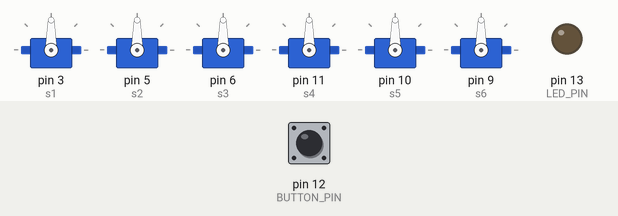
Recording of a sketch running on a simulated Arduino Uno, built with avr-gcc and run on an emulated ATmega328P. Parts: 6 × servo, output pins drawn as LEDs (lit = HIGH). Inputs (shaded band) come from the test bench; at power-on: pin 12 (BUTTON_PIN) LOW. Random numbers use the default seed unless the sketch sets one.

Above: at 1.2 s.
1.3 s: pin 12 (BUTTON_PIN) pulled HIGH for 3.2 s
At 7.3 s:
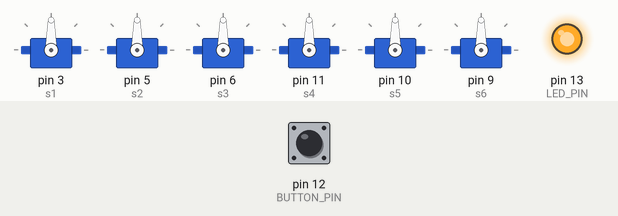
Timing chart, 0 to 13.4 s (numbered marks = the images above; inputs shaded):
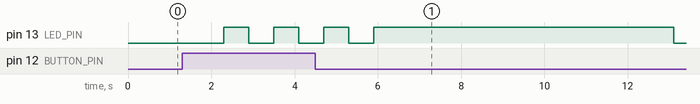

The sketch:

code.ino
```cpp
// C++ code
//
#include<Servo.h>

int BUTTON_PIN = 12;
int LED_PIN = 13;
Servo s1 ;
Servo s2 ;
Servo s3 ;
Servo s4 ;
Servo s5 ;
Servo s6 ;

void setup()
{
  	pinMode(BUTTON_PIN, INPUT);
  	pinMode(LED_PIN, OUTPUT);
	s1.attach(3);
	s2.attach(5);
	s3.attach(6);
	s4.attach(11);
	s5.attach(10);
	s6.attach(9);
	randomSeed(analogRead(A0));
	Serial.begin(9600);
}

void loop()
{
  	int s1_status=0;
	int s2_status=0;
	int s3_status=0;
	int s4_status=0;
	int s5_status=0;
	int s6_status=0;
	long randomNumber;
	int loopEnd  ;
	if(digitalRead(BUTTON_PIN)==1){
		delay(1000);
		if(digitalRead(BUTTON_PIN)==1){
       			digitalWrite(LED_PIN, HIGH);
  				delay(600);
  				digitalWrite(LED_PIN, LOW);
  				delay(600);
      			digitalWrite(LED_PIN, HIGH);
  				delay(600);
          		digitalWrite(LED_PIN, LOW);
  				delay(600);
      			digitalWrite(LED_PIN, HIGH);
  				delay(600);
          		digitalWrite(LED_PIN, LOW);
  				delay(600);
      			digitalWrite(LED_PIN, HIGH);
  				delay(600);

			while (false != loopEnd){
				randomNumber=random(1,7);
              	//digitalWrite(LED_PIN, HIGH);
				if(randomNumber == 1){
					s1.write(180);
					s1_status = 1;
					delay(1000);
				}//randomNumber == 1
				else if(randomNumber == 2){
					s2.write(180);
					s2_status = 1;
					delay(1000);
				}//randomNumber == 2
				else if(randomNumber == 3){
					s3.write(180);
					s3_status = 1;
					delay(1000);
				}//randomNumber == 3
				else if(randomNumber == 4){
					s4.write(180);
					s4_status = 1;
					delay(1000);
				}//randomNumber == 4
				else if(randomNumber == 5){
					s5.write(180);
					s5_status = 1;
					delay(1000);
				}//randomNumber == 5
				else if(randomNumber == 6){
					s6.write(180);
					s6_status = 1;
					delay(1000);
				}//randomNumber == 6
				if((s1_status == 1)&&(s2_status == 1)&&(s3_status == 1)&&(s4_status == 1)&&(s5_status == 1)&&(s6_status == 1)){
					loopEnd=false;
                  	digitalWrite(LED_PIN, LOW);
				}
			}
		}
    delay(1000);
	s1.write(90);
	delay(1000);
	s2.write(90);
	delay(1000);
	s3.write(90);
	delay(1000);
	s4.write(90);
	delay(1000);
	s5.write(90);
	delay(1000);
	s6.write(90);
    digitalWrite(LED_PIN, HIGH);
  	delay(600);
  	digitalWrite(LED_PIN, LOW);
    delay(600);
	}

}
```

Measured:
- after the input at 1.3 s, pin 13 (LED_PIN): goes 3 × (HIGH 0.60 s, LOW 0.60 s), HIGH 7.2 s, then LOW, starting after 1.0 s
